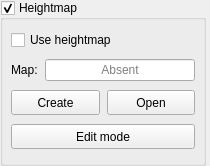
         <widget class="Widget" name="scrollAreaWidgetContents">
          <property name="geometry">
           <rect>
            <x>0</x>
            <y>0</y>
            <width>210</width>
            <height>166</height>
           </rect>
          </property>
          <property name="sizePolicy">
           <sizepolicy hsizetype="Minimum" vsizetype="Maximum">
            <horstretch>0</horstretch>
            <verstretch>0</verstretch>
           </sizepolicy>
          </property>
          <layout class="QVBoxLayout" name="verticalLayout_21">
           <property name="leftMargin">
            <number>0</number>
           </property>
           <property name="topMargin">
            <number>0</number>
           </property>
           <property name="rightMargin">
            <number>4</number>
           </property>
           <property name="bottomMargin">
            <number>0</number>
           </property>
           <item>
            <widget class="GroupBox" name="grpHeightMap">
             <property name="title">
              <string>Heightmap</string>
             </property>
             <property name="checkable">
              <bool>true</bool>
             </property>
             <property name="overrided" stdset="0">
              <bool>false</bool>
             </property>
             <layout class="QVBoxLayout" name="verticalLayout_16">
              <property name="leftMargin">
               <number>8</number>
              </property>
              <property name="topMargin">
               <number>8</number>
              </property>
              <property name="rightMargin">
               <number>8</number>
              </property>
              <property name="bottomMargin">
               <number>9</number>
              </property>
              <item>
               <widget class="QWidget" name="widgetHeightMap" native="true">
                <layout class="QVBoxLayout" name="verticalLayout_15">
                 <property name="spacing">
                  <number>7</number>
                 </property>
                 <property name="leftMargin">
                  <number>0</number>
                 </property>
                 <property name="topMargin">
                  <number>0</number>
                 </property>
                 <property name="rightMargin">
                  <number>0</number>
                 </property>
                 <property name="bottomMargin">
                  <number>0</number>
                 </property>
                 <item>
                  <widget class="QCheckBox" name="chkHeightMapUse">
                   <property name="text">
                    <string>Use heightmap</string>
                   </property>
                  </widget>
                 </item>
                 <item>
                  <layout class="QHBoxLayout" name="horizontalLayout_22">
                   <item>
                    <widget class="QLabel" name="label_15">
                     <property name="text">
                      <string>Map:</string>
                     </property>
                    </widget>
                   </item>
                   <item>
                    <widget class="QLineEdit" name="txtHeightMap">
                     <property name="focusPolicy">
                      <enum>Qt::NoFocus</enum>
                     </property>
                     <property name="text">
                      <string/>
                     </property>
                     <property name="alignment">
                      <set>Qt::AlignCenter</set>
                     </property>
                     <property name="readOnly">
                      <bool>true</bool>
                     </property>
                     <property name="placeholderText">
                      <string>Absent</string>
                     </property>
                    </widget>
                   </item>
                  </layout>
                 </item>
                 <item>
                  <layout class="QHBoxLayout" name="horizontalLayout_21">
                   <item>
                    <widget class="StyledToolButton" name="cmdHeightMapCreate">
                     <property name="sizePolicy">
                      <sizepolicy hsizetype="Preferred" vsizetype="Fixed">
                       <horstretch>0</horstretch>
                       <verstretch>0</verstretch>
                      </sizepolicy>
                     </property>
                     <property name="minimumSize">
                      <size>
                       <width>0</width>
                       <height>25</height>
                      </size>
                     </property>
                     <property name="text">
                      <string>Create</string>
                     </property>
                    </widget>
                   </item>
                   <item>
                    <widget class="StyledToolButton" name="cmdHeightMapLoad">
                     <property name="sizePolicy">
                      <sizepolicy hsizetype="Preferred" vsizetype="Fixed">
                       <horstretch>0</horstretch>
                       <verstretch>0</verstretch>
                      </sizepolicy>
                     </property>
                     <property name="minimumSize">
                      <size>
                       <width>0</width>
                       <height>25</height>
                      </size>
                     </property>
                     <property name="text">
                      <string>Open</string>
                     </property>
                    </widget>
                   </item>
                  </layout>
                 </item>
                 <item>
                  <widget class="StyledToolButton" name="cmdHeightMapMode">
                   <property name="sizePolicy">
                    <sizepolicy hsizetype="Preferred" vsizetype="Fixed">
                     <horstretch>0</horstretch>
                     <verstretch>0</verstretch>
                    </sizepolicy>
                   </property>
                   <property name="minimumSize">
                    <size>
                     <width>42</width>
                     <height>25</height>
                    </size>
                   </property>
                   <property name="text">
                    <string>Edit mode</string>
                   </property>
                   <property name="checkable">
                    <bool>true</bool>
                   </property>
                  </widget>
                 </item>
                </layout>
               </widget>
              </item>
             </layout>
            </widget>
           </item>
          </layout>
         </widget>
